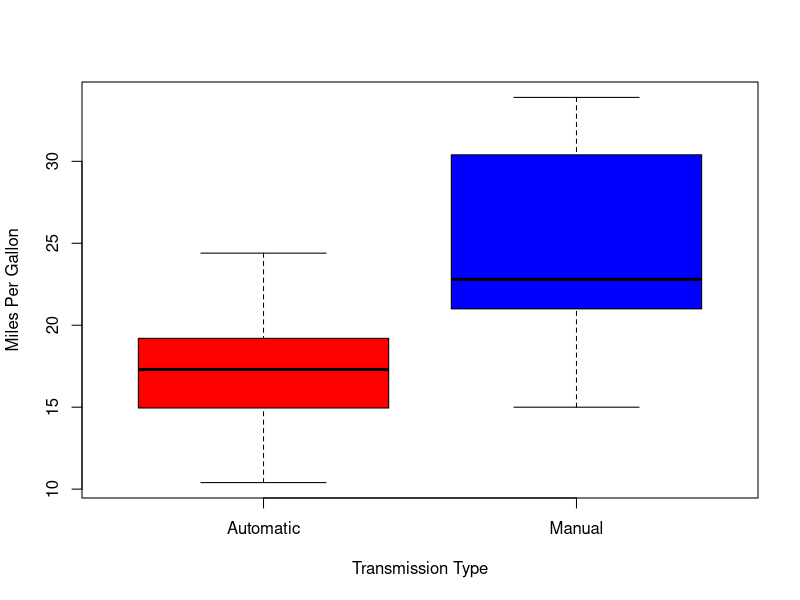
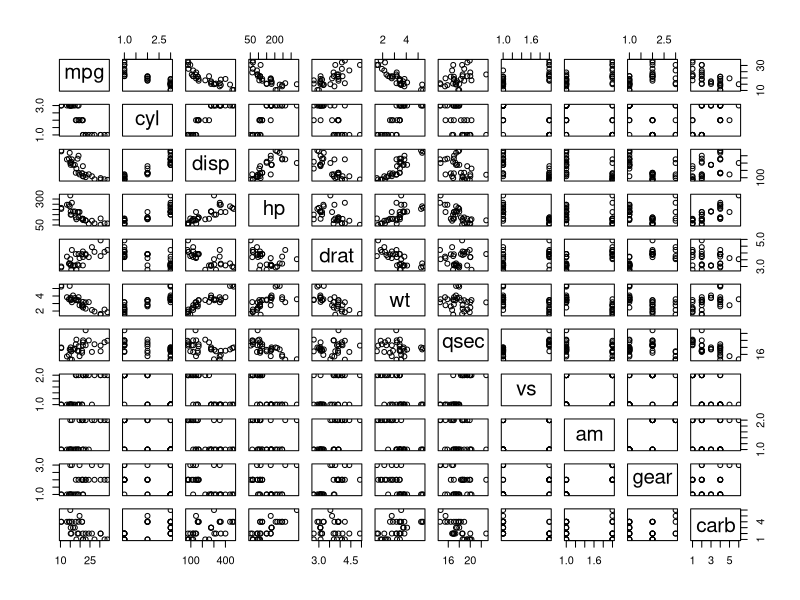

Source code (R) for these figures, in order:
## ---- chunk 1
knitr::opts_chunk$set(echo = TRUE)
## ---- chunk 2
data (mtcars)
## ---- chunk 3
aggregate(mpg~am, data = mtcars, mean)
mtcars$cyl  <- factor(mtcars$cyl)
mtcars$vs   <- factor(mtcars$vs)
mtcars$gear <- factor(mtcars$gear)
mtcars$carb <- factor(mtcars$carb)
mtcars$am   <- factor(mtcars$am,labels=c("Automatic","Manual"))
tManual <- mtcars [mtcars$am == "Manual", ]
tAutomatic <- mtcars [mtcars$am == "Automatic", ]
t.test(tAutomatic$mpg, tManual$mpg)
## ---- chunk 4
regressionModel <- lm (mpg ~ am, data = mtcars)
summary (regressionModel)
## ---- chunk 5
multivariateModel <- lm (mpg ~ am + cyl + disp + hp + wt, data = mtcars)
anova (regressionModel, multivariateModel)
## ---- chunk 6
summary(multivariateModel) # See Appendix 3 for result
## ---- chunk 7
head (mtcars)
str (mtcars) 
## ---- chunk 8
boxplot(mpg ~ am, data = mtcars, col = (c("red","blue")), ylab = "Miles Per Gallon", 
        xlab = "Transmission Type")
## ---- chunk 9
summary(multivariateModel)
## ---- chunk 10
pairs(mpg ~ ., data = mtcars)
